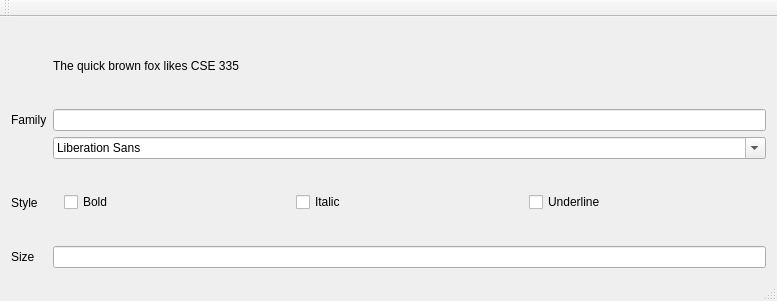
<?xml version="1.0" encoding="UTF-8"?>
<ui version="4.0">
 <class>MainWindow</class>
 <widget class="QMainWindow" name="MainWindow">
  <property name="geometry">
   <rect>
    <x>0</x>
    <y>0</y>
    <width>777</width>
    <height>301</height>
   </rect>
  </property>
  <property name="sizePolicy">
   <sizepolicy hsizetype="Expanding" vsizetype="Expanding">
    <horstretch>0</horstretch>
    <verstretch>0</verstretch>
   </sizepolicy>
  </property>
  <property name="windowTitle">
   <string>MainWindow</string>
  </property>
  <widget class="QWidget" name="centralWidget">
   <layout class="QGridLayout" name="gridLayout_2">
    <item row="1" column="0">
     <widget class="QLabel" name="labelFamily">
      <property name="text">
       <string>Family</string>
      </property>
     </widget>
    </item>
    <item row="0" column="1">
     <widget class="QLabel" name="labelFox">
      <property name="text">
       <string>The quick brown fox likes CSE 335</string>
      </property>
     </widget>
    </item>
    <item row="3" column="0">
     <widget class="QLabel" name="label">
      <property name="text">
       <string>Style</string>
      </property>
     </widget>
    </item>
    <item row="2" column="1">
     <widget class="AlexFontComboBox" name="fontComboBox"/>
    </item>
    <item row="1" column="1">
     <widget class="AlexLineEdit" name="lineEditFamily"/>
    </item>
    <item row="4" column="0">
     <widget class="QLabel" name="label_3">
      <property name="text">
       <string>Size</string>
      </property>
     </widget>
    </item>
    <item row="4" column="1">
     <widget class="AlexLineEdit" name="lineEditSize"/>
    </item>
    <item row="3" column="1">
     <widget class="QWidget" name="widgetWeight" native="true">
      <layout class="QHBoxLayout" name="horizontalLayout">
       <item>
        <widget class="AlexCheckBox" name="checkBoxBold">
         <property name="text">
          <string>Bold</string>
         </property>
        </widget>
       </item>
       <item>
        <widget class="AlexCheckBox" name="checkBoxItalic">
         <property name="text">
          <string>Italic</string>
         </property>
        </widget>
       </item>
       <item>
        <widget class="AlexCheckBox" name="checkBoxUnderline">
         <property name="text">
          <string>Underline</string>
         </property>
        </widget>
       </item>
      </layout>
     </widget>
    </item>
   </layout>
   <zorder>labelFamily</zorder>
   <zorder>lineEditFamily</zorder>
   <zorder>fontComboBox</zorder>
   <zorder>label</zorder>
   <zorder>widgetWeight</zorder>
   <zorder>label_3</zorder>
   <zorder>lineEditSize</zorder>
   <zorder>labelFox</zorder>
  </widget>
  <widget class="QMenuBar" name="menuBar">
   <property name="geometry">
    <rect>
     <x>0</x>
     <y>0</y>
     <width>777</width>
     <height>20</height>
    </rect>
   </property>
  </widget>
  <widget class="QToolBar" name="mainToolBar">
   <attribute name="toolBarArea">
    <enum>TopToolBarArea</enum>
   </attribute>
   <attribute name="toolBarBreak">
    <bool>false</bool>
   </attribute>
  </widget>
  <widget class="QStatusBar" name="statusBar"/>
 </widget>
 <layoutdefault spacing="6" margin="11"/>
 <customwidgets>
  <customwidget>
   <class>AlexLineEdit</class>
   <extends>QLineEdit</extends>
   <header location="global">alexlineedit.h</header>
  </customwidget>
  <customwidget>
   <class>AlexFontComboBox</class>
   <extends>QFontComboBox</extends>
   <header location="global">alexfontcombobox.h</header>
  </customwidget>
  <customwidget>
   <class>AlexCheckBox</class>
   <extends>QCheckBox</extends>
   <header location="global">alexcheckbox.h</header>
  </customwidget>
 </customwidgets>
 <resources/>
 <connections/>
</ui>
